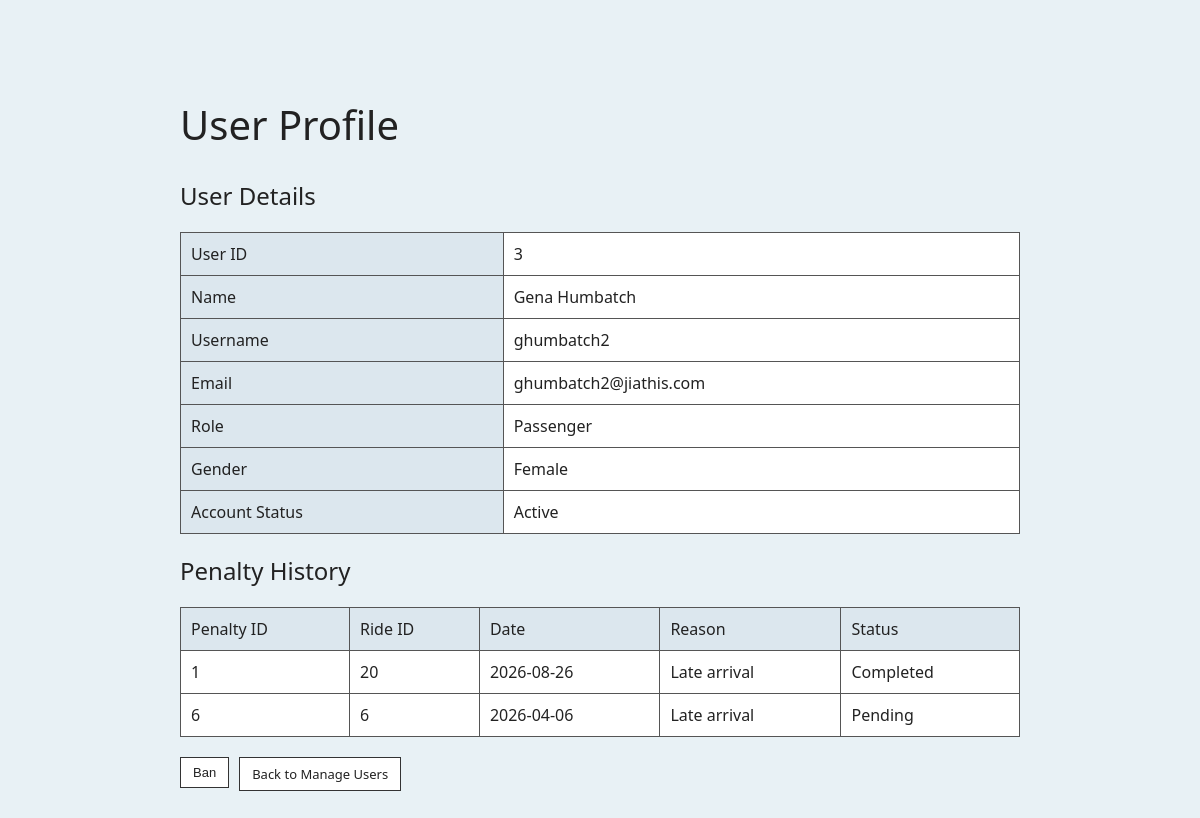
Screenshot of /UserProfile.php?user_id=3 (signed in) with the database file from the repository.
### tables this page shows
CREATE TABLE `user` (
  `UserID` int(10) NOT NULL,
  `RoleID` int(10) NOT NULL,
  `Email` varchar(30) NOT NULL,
  `Password` varchar(20) NOT NULL,
  `Username` varchar(20) NOT NULL,
  `Name` varchar(50) NOT NULL,
  `Gender` varchar(10) NOT NULL,
  `AccountStatus` varchar(20) DEFAULT 'Active'
);

CREATE TABLE `role` (
  `RoleID` int(10) NOT NULL,
  `RoleName` varchar(100) NOT NULL
);

CREATE TABLE `penaltysystem` (
  `PenaltyID` int(10) NOT NULL,
  `RideID` int(10) NOT NULL,
  `UserID` int(10) NOT NULL,
  `PenaltyDate` date NOT NULL,
  `PenaltyReason` text NOT NULL,
  `PenaltyStatus` varchar(30) NOT NULL
);

### UserProfile.php (the view, shortened to what this page needs)
<?php
include 'dbconn.php';
$userID = intval($_GET['user_id']);
$userQuery = "SELECT u.UserID, u.Name, u.Username, u.Email,
                     u.Gender, u.AccountStatus, r.RoleName
              FROM user u
              JOIN role r ON u.RoleID = r.RoleID
              WHERE u.UserID = $userID";
$userResult = mysqli_query($conn, $userQuery);
$user = mysqli_fetch_assoc($userResult);
$penaltyQuery = "SELECT PenaltyID, RideID, PenaltyDate,
                        PenaltyReason, PenaltyStatus
                 FROM penaltysystem
                 WHERE UserID = $userID
                 ORDER BY PenaltyDate DESC";
$penaltyResult = mysqli_query($conn, $penaltyQuery);
?>
<!DOCTYPE html>
<html lang="en">
<head>
    <link rel="stylesheet" href="styleA.css">
</head>
<body>
    <div class="center-wrapper">
        <h1>User Profile</h1>
        <?php if ($user) { ?>
            <h2>User Details</h2>
            <table>
                <tr>
                    <th>User ID</th>
                    <td><?php echo htmlspecialchars($user['UserID']); ?></td>
                </tr>
                <tr>
                    <th>Name</th>
                    <td><?php echo htmlspecialchars($user['Name']); ?></td>
                </tr>
                <tr>
                    <th>Username</th>
                    <td><?php echo htmlspecialchars($user['Username']); ?></td>
                </tr>
                <tr>
                    <th>Email</th>
                    <td><?php echo htmlspecialchars($user['Email']); ?></td>
                </tr>
                <tr>
                    <th>Role</th>
                    <td><?php echo htmlspecialchars($user['RoleName']); ?></td>
                </tr>
                <tr>
                    <th>Gender</th>
                    <td><?php echo htmlspecialchars($user['Gender']); ?></td>
                </tr>
                <tr>
                    <th>Account Status</th>
                    <td><?php echo htmlspecialchars($user['AccountStatus']); ?></td>
                </tr>
            </table>
            <h2>Penalty History</h2>
            <table>
                <tr>
                    <th>Penalty ID</th>
                    <th>Ride ID</th>
                    <th>Date</th>
                    <th>Reason</th>
                    <th>Status</th>
                </tr>
                <?php if ($penaltyResult && mysqli_num_rows($penaltyResult) > 0) { ?>
                    <?php while ($penalty = mysqli_fetch_assoc($penaltyResult)) { ?>
                        <tr>
                            <td><?php echo htmlspecialchars($penalty['PenaltyID']); ?></td>
                            <td><?php echo htmlspecialchars($penalty['RideID']); ?></td>
                            <td><?php echo htmlspecialchars($penalty['PenaltyDate']); ?></td>
                            <td><?php echo htmlspecialchars($penalty['PenaltyReason']); ?></td>
                            <td><?php echo htmlspecialchars($penalty['PenaltyStatus']); ?></td>
                        </tr>
                    <?php } ?>
                <?php } else { ?>
                    <tr>
                        <td colspan="5">No penalty history found.</td>
                    </tr>
                <?php } ?>
            </table>
            <div class="button-bar">
            <?php if ($user['AccountStatus'] == "Banned") { ?>
                <form method="POST">
                    <button
                        type="submit"
                        name="account_action"
                        value="Unban"
                        class="table-btn"
                    >
                        Unban
                    </button>
                </form>
            <?php } else { ?>
                <form method="POST">
                    <button
                        type="submit"
                        name="account_action"
                        value="Ban"
                        class="table-btn"
                    >
                        Ban
                    </button>
                </form>
            <?php } ?>
            <a href="ManageUser.php" class="table-btn">
                Back to Manage Users
            </a>
        </div>
        <?php } ?>
    </div>
</body>
</html>

### styleA.css (style rules this page uses)
* { box-sizing: border-box; }
body { margin: 0; padding: 20px; min-height: 100vh; background-color: #e8f1f5; color: #222222; font-family: 'Segoe UI', Arial, sans-serif; }
h1, h2, h3 { color: #222222; font-weight: 500; }
h1 { font-size: 40px; }
.center-wrapper { width: 100%; max-width: 900px; margin: 20px auto; padding: 30px; }
table { width: 100%; border-collapse: collapse; margin-top: 20px; background-color: #ffffff; }
th, td { border: 1px solid #555555; padding: 10px; text-align: left; }
th { background-color: #dce7ee; font-weight: 500; }
.table-btn { padding: 7px 12px; background-color: #ffffff; color: #222222; border: 1px solid #333333; text-decoration: none; font-size: 13px; cursor: pointer; }
.button-bar { display: flex; flex-wrap: wrap; gap: 10px; margin-top: 20px; }

### rows the page displays
user: UserID "3", Name "Gena Humbatch", Username "ghumbatch2", Email "ghumbatch2@jiathis.com", RoleID.RoleName "Passenger", Gender "Female", AccountStatus "Active"
penaltysystem: PenaltyID "1", RideID "20", PenaltyDate "2026-08-26", PenaltyReason "Late arrival", PenaltyStatus "Completed"
penaltysystem: PenaltyID "6", RideID "6", PenaltyDate "2026-04-06", PenaltyReason "Late arrival", PenaltyStatus "Pending"
